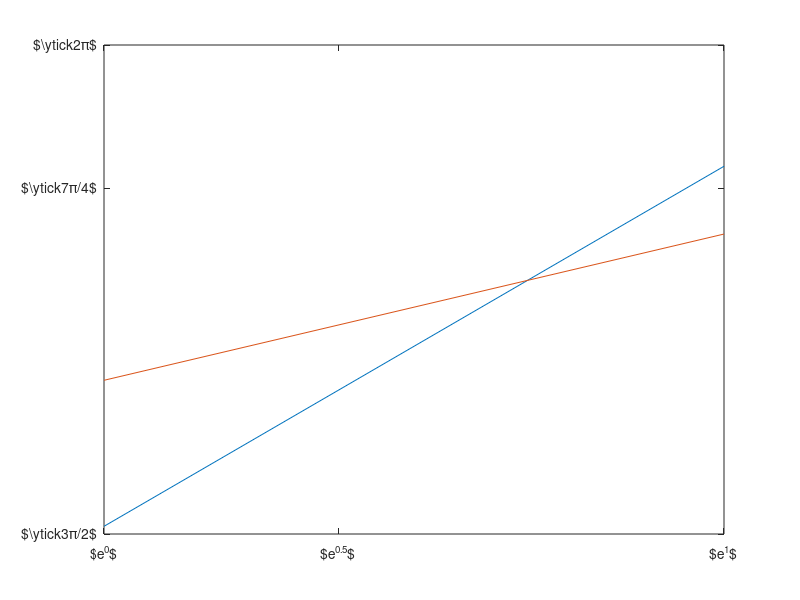

Source code (MATLAB): (Note: this script raises an error after producing the figure.)
%% Preamble -- not to appear in userguide
hfig = figure;
set(hfig,'units','centimeters','NumberTitle','off','Name','ex11');
pos = get(hfig,'position');
set(hfig,'position',[pos(1:2),6,3]);
%% Everything below appears in userguide
plot([1 exp(1)],rand(2));
hax = gca;
set(hax,'xlim',[1 exp(1)],'xtick',[1 exp(0.5) exp(1)],...
  'xticklabel',{'$e^0$','$e^{0.5}$','$e^1$'});
set(hax,'ylim',[0 1],'ytick',[0 real(exp(-i*7*pi/4)) 1],...
  'yticklabel',{'$\ytick{3\pi/2}$','$\ytick{7\pi/4}$','$\ytick{2\pi}$'});
%% The following is excluded from userguide
matlabfrag('graphics/ex11');